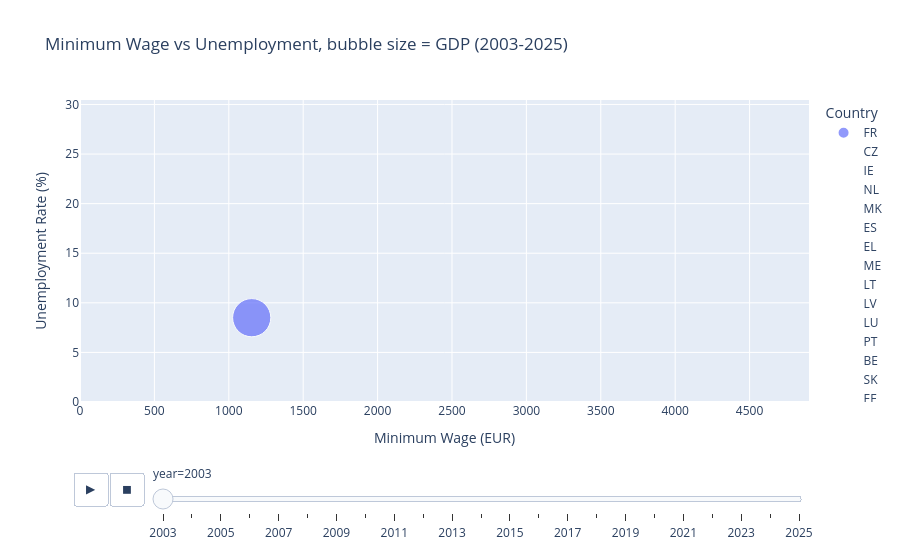

Notebook source saved alongside this figure:
### Markdown cell above
### Figure 5: Animated Bubble Chart with GDP

This animated bubble chart shows how the relationship between minimum wage and unemployment evolved over time. Each bubble represents a country-year observation, while the bubble size represents GDP. The animation highlights that many countries experienced rising minimum wages over the observed period, while unemployment rates moved less uniformly. Larger economies can also be compared with smaller ones, which makes the chart useful for identifying broad patterns and outliers.

### Code cell
plot_df = panel_gdp.copy()
plot_df = plot_df.sort_values('year')

all_combos = pd.MultiIndex.from_product(
    [plot_df['geo'].unique(), plot_df['year'].unique()],
    names=['geo', 'year']
).to_frame(index=False)

plot_full = all_combos.merge(plot_df, on=['geo', 'year'], how='left')


plot_full['gdp'] = plot_full['gdp'].fillna(0)
plot_full['min_wage_eur'] = plot_full['min_wage_eur'].fillna(0)
plot_full['unemployment_rate'] = plot_full['unemployment_rate'].fillna(0)

plot_full = plot_full.sort_values('year')
plot_full['year'] = plot_full['year'].astype(str)

fig = px.scatter(
    plot_full,
    x='min_wage_eur',
    y='unemployment_rate',
    color='geo',
    size='gdp',
    size_max=45,
    hover_name='geo',
    animation_frame='year',
    animation_group='geo',
    range_x=[0, plot_full['min_wage_eur'].max() * 1.05],
    range_y=[0, plot_full['unemployment_rate'].max() * 1.05],
    labels={
        'min_wage_eur': 'Minimum Wage (EUR)',
        'unemployment_rate': 'Unemployment Rate (%)',
        'geo': 'Country',
        'gdp': 'GDP (million EUR)'
    },
    title='Minimum Wage vs Unemployment, bubble size = GDP (2003-2025)'
)
fig.show()

### Figure 1 — Plotly figure (JSON) as saved in the notebook; plotly's stock layout.template omitted (floating-point values rounded to 4 significant figures)
{"data": [{"hovertemplate": "<b>%{hovertext}</b><br><br>Country=FR<br>year=2003<br>Minimum Wage (EUR)=%{x}<br>Unemployment Rate (%)=%{y}<br>GDP (million EUR)=%{marker.size}<extra></extra>", "hovertext": ["FR", "FR", "FR"], "ids": ["FR", "FR", "FR"], "legendgroup": "FR", "marker": {"color": "#636efa", "size": [1458000.0, 1458000.0, 1458000.0], "sizemode": "area", "sizeref": 1997.0, "symbol": "circle"}, "mode": "markers", "name": "FR", "orientation": "v", "showlegend": true, "type": "scatter", "x": [1154.0, 1154.0, 1040.0], "xaxis": "x", "y": [8.5, 8.5, 8.5], "yaxis": "y"}, {"hovertemplate": "<b>%{hovertext}</b><br><br>Country=CZ<br>year=2003<br>Minimum Wage (EUR)=%{x}<br>Unemployment Rate (%)=%{y}<br>GDP (million EUR)=%{marker.size}<extra></extra>", "hovertext": ["CZ"], "ids": ["CZ"], "legendgroup": "CZ", "marker": {"color": "#EF553B", "size": [0.0], "sizemode": "area", "sizeref": 1997.0, "symbol": "circle"}, "mode": "markers", "name": "CZ", "orientation": "v", "showlegend": true, "type": "scatter", "x": [0.0], "xaxis": "x", "y": [0.0], "yaxis": "y"}, {"hovertemplate": "<b>%{hovertext}</b><br><br>Country=IE<br>year=2003<br>Minimum Wage (EUR)=%{x}<br>Unemployment Rate (%)=%{y}<br>GDP (million EUR)=%{marker.size}<extra></extra>", "hovertext": ["IE"], "ids": ["IE"], "legendgroup": "IE", "marker": {"color": "#00cc96", "size": [0.0], "sizemode": "area", "sizeref": 1997.0, "symbol": "circle"}, "mode": "markers", "name": "IE", "orientation": "v", "showlegend": true, "type": "scatter", "x": [0.0], "xaxis": "x", "y": [0.0], "yaxis": "y"}, {"hovertemplate": "<b>%{hovertext}</b><br><br>Country=NL<br>year=2003<br>Minimum Wage (EUR)=%{x}<br>Unemployment Rate (%)=%{y}<br>GDP (million EUR)=%{marker.size}<extra></extra>", "hovertext": ["NL"], "ids": ["NL"], "legendgroup": "NL", "marker": {"color": "#ab63fa", "size": [0.0], "sizemode": "area", "sizeref": 1997.0, "symbol": "circle"}, "mode": "markers", "name": "NL", "orientation": "v", "showlegend": true, "type": "scatter", "x": [0.0], "xaxis": "x", "y": [0.0], "yaxis": "y"}, {"hovertemplate": "<b>%{hovertext}</b><br><br>Country=MK<br>year=2003<br>Minimum Wage (EUR)=%{x}<br>Unemployment Rate (%)=%{y}<br>GDP (million EUR)=%{marker.size}<extra></extra>", "hovertext": ["MK"], "ids": ["MK"], "legendgroup": "MK", "marker": {"color": "#FFA15A", "size": [0.0], "sizemode": "area", "sizeref": 1997.0, "symbol": "circle"}, "mode": "markers", "name": "MK", "orientation": "v", "showlegend": true, "type": "scatter", "x": [0.0], "xaxis": "x", "y": [0.0], "yaxis": "y"}, {"hovertemplate": "<b>%{hovertext}</b><br><br>Country=ES<br>year=2003<br>Minimum Wage (EUR)=%{x}<br>Unemployment Rate (%)=%{y}<br>GDP (million EUR)=%{marker.size}<extra></extra>", "hovertext": ["ES"], "ids": ["ES"], "legendgroup": "ES", "marker": {"color": "#19d3f3", "size": [0.0], "sizemode": "area", "sizeref": 1997.0, "symbol": "circle"}, "mode": "markers", "name": "ES", "orientation": "v", "showlegend": true, "type": "scatter", "x": [0.0], "xaxis": "x", "y": [0.0], "yaxis": "y"}, {"hovertemplate": "<b>%{hovertext}</b><br><br>Country=EL<br>year=2003<br>Minimum Wage (EUR)=%{x}<br>Unemployment Rate (%)=%{y}<br>GDP (million EUR)=%{marker.size}<extra></extra>", "hovertext": ["EL"], "ids": ["EL"], "legendgroup": "EL", "marker": {"color": "#FF6692", "size": [0.0], "sizemode": "area", "sizeref": 1997.0, "symbol": "circle"}, "mode": "markers", "name": "EL", "orientation": "v", "showlegend": true, "type": "scatter", "x": [0.0], "xaxis": "x", "y": [0.0], "yaxis": "y"}, {"hovertemplate": "<b>%{hovertext}</b><br><br>Country=ME<br>year=2003<br>Minimum Wage (EUR)=%{x}<br>Unemployment Rate (%)=%{y}<br>GDP (million EUR)=%{marker.size}<extra></extra>", "hovertext": ["ME"], "ids": ["ME"], "legendgroup": "ME", "marker": {"color": "#B6E880", "size": [0.0], "sizemode": "area", "sizeref": 1997.0, "symbol": "circle"}, "mode": "markers", "name": "ME", "orientation": "v", "showlegend": true, "type": "scatter", "x": [0.0], "xaxis": "x", "y": [0.0], "yaxis": "y"}, {"hovertemplate": "<b>%{hovertext}</b><br><br>Country=LT<br>year=2003<br>Minimum Wage (EUR)=%{x}<br>Unemployment Rate (%)=%{y}<br>GDP (million EUR)=%{marker.size}<extra></extra>", "hovertext": ["LT"], "ids": ["LT"], "legendgroup": "LT", "marker": {"color": "#FF97FF", "size": [0.0], "sizemode": "area", "sizeref": 1997.0, "symbol": "circle"}, "mode": "markers", "name": "LT", "orientation": "v", "showlegend": true, "type": "scatter", "x": [0.0], "xaxis": "x", "y": [0.0], "yaxis": "y"}, {"hovertemplate": "<b>%{hovertext}</b><br><br>Country=LV<br>year=2003<br>Minimum Wage (EUR)=%{x}<br>Unemployment Rate (%)=%{y}<br>GDP (million EUR)=%{marker.size}<extra></extra>", "hovertext": ["LV"], "ids": ["LV"], "legendgroup": "LV", "marker": {"color": "#FECB52", "size": [0.0], "sizemode": "area", "sizeref": 1997.0, "symbol": "circle"}, "mode": "markers", "name": "LV", "orientation": "v", "showlegend": true, "type": "scatter", "x": [0.0], "xaxis": "x", "y": [0.0], "yaxis": "y"}, {"hovertemplate": "<b>%{hovertext}</b><br><br>Country=LU<br>year=2003<br>Minimum Wage (EUR)=%{x}<br>Unemployment Rate (%)=%{y}<br>GDP (million EUR)=%{marker.size}<extra></extra>", "hovertext": ["LU"], "ids": ["LU"], "legendgroup": "LU", "marker": {"color": "#636efa", "size": [0.0], "sizemode": "area", "sizeref": 1997.0, "symbol": "circle"}, "mode": "markers", "name": "LU", "orientation": "v", "showlegend": true, "type": "scatter", "x": [0.0], "xaxis": "x", "y": [0.0], "yaxis": "y"}, {"hovertemplate": "<b>%{hovertext}</b><br><br>Country=PT<br>year=2003<br>Minimum Wage (EUR)=%{x}<br>Unemployment Rate (%)=%{y}<br>GDP (million EUR)=%{marker.size}<extra></extra>", "hovertext": ["PT"], "ids": ["PT"], "legendgroup": "PT", "marker": {"color": "#EF553B", "size": [0.0], "sizemode": "area", "sizeref": 1997.0, "symbol": "circle"}, "mode": "markers", "name": "PT", "orientation": "v", "showlegend": true, "type": "scatter", "x": [0.0], "xaxis": "x", "y": [0.0], "yaxis": "y"}, {"hovertemplate": "<b>%{hovertext}</b><br><br>Country=BE<br>year=2003<br>Minimum Wage (EUR)=%{x}<br>Unemployment Rate (%)=%{y}<br>GDP (million EUR)=%{marker.size}<extra></extra>", "hovertext": ["BE"], "ids": ["BE"], "legendgroup": "BE", "marker": {"color": "#00cc96", "size": [0.0], "sizemode": "area", "sizeref": 1997.0, "symbol": "circle"}, "mode": "markers", "name": "BE", "orientation": "v", "showlegend": true, "type": "scatter", "x": [0.0], "xaxis": "x", "y": [0.0], "yaxis": "y"}, {"hovertemplate": "<b>%{hovertext}</b><br><br>Country=SK<br>year=2003<br>Minimum Wage (EUR)=%{x}<br>Unemployment Rate (%)=%{y}<br>GDP (million EUR)=%{marker.size}<extra></extra>", "hovertext": ["SK"], "ids": ["SK"], "legendgroup": "SK", "marker": {"color": "#ab63fa", "size": [0.0], "sizemode": "area", "sizeref": 1997.0, "symbol": "circle"}, "mode": "markers", "name": "SK", "orientation": "v", "showlegend": true, "type": "scatter", "x": [0.0], "xaxis": "x", "y": [0.0], "yaxis": "y"}, {"hovertemplate": "<b>%{hovertext}</b><br><br>Country=EE<br>year=2003<br>Minimum Wage (EUR)=%{x}<br>Unemployment Rate (%)=%{y}<br>GDP (million EUR)=%{marker.size}<extra></extra>", "hovertext": ["EE"], "ids": ["EE"], "legendgroup": "EE", "marker": {"color": "#FFA15A", "size": [0.0], "sizemode": "area", "sizeref": 1997.0, "symbol": "circle"}, "mode": "markers", "name": "EE", "orientation": "v", "showlegend": true, "type": "scatter", "x": [0.0], "xaxis": "x", "y": [0.0], "yaxis": "y"}, {"hovertemplate": "<b>%{hovertext}</b><br><br>Country=HU<br>year=2003<br>Minimum Wage (EUR)=%{x}<br>Unemployment Rate (%)=%{y}<br>GDP (million EUR)=%{marker.size}<extra></extra>", "hovertext": ["HU"], "ids": ["HU"], "legendgroup": "HU", "marker": {"color": "#19d3f3", "size": [0.0], "sizemode": "area", "sizeref": 1997.0, "symbol": "circle"}, "mode": "markers", "name": "HU", "orientation": "v", "showlegend": true, "type": "scatter", "x": [0.0], "xaxis": "x", "y": [0.0], "yaxis": "y"}, {"hovertemplate": "<b>%{hovertext}</b><br><br>Country=TR<br>year=2003<br>Minimum Wage (EUR)=%{x}<br>Unemployment Rate (%)=%{y}<br>GDP (million EUR)=%{marker.size}<extra></extra>", "hovertext": ["TR"], "ids": ["TR"], "legendgroup": "TR", "marker": {"color": "#FF6692", "size": [0.0], "sizemode": "area", "sizeref": 1997.0, "symbol": "circle"}, "mode": "markers", "name": "TR", "orientation": "v", "showlegend": true, "type": "scatter", "x": [0.0], "xaxis": "x", "y": [0.0], "yaxis": "y"}, {"hovertemplate": "<b>%{hovertext}</b><br><br>Country=RO<br>year=2003<br>Minimum Wage (EUR)=%{x}<br>Unemployment Rate (%)=%{y}<br>GDP (million EUR)=%{marker.size}<extra></extra>", "hovertext": ["RO"], "ids": ["RO"], "legendgroup": "RO", "marker": {"color": "#B6E880", "size": [0.0], "sizemode": "area", "sizeref": 1997.0, "symbol": "circle"}, "mode": "markers", "name": "RO", "orientation": "v", "showlegend": true, "type": "scatter", "x": [0.0], "xaxis": "x", "y": [0.0], "yaxis": "y"}, {"hovertemplate": "<b>%{hovertext}</b><br><br>Country=HR<br>year=2003<br>Minimum Wage (EUR)=%{x}<br>Unemployment Rate (%)=%{y}<br>GDP (million EUR)=%{marker.size}<extra></extra>", "hovertext": ["HR"], "ids": ["HR"], "legendgroup": "HR", "marker": {"color": "#FF97FF", "size": [0.0], "sizemode": "area", "sizeref": 1997.0, "symbol": "circle"}, "mode": "markers", "name": "HR", "orientation": "v", "showlegend": true, "type": "scatter", "x": [0.0], "xaxis": "x", "y": [0.0], "yaxis": "y"}, {"hovertemplate": "<b>%{hovertext}</b><br><br>Country=CY<br>year=2003<br>Minimum Wage (EUR)=%{x}<br>Unemployment Rate (%)=%{y}<br>GDP (million EUR)=%{marker.size}<extra></extra>", "hovertext": ["CY"], "ids": ["CY"], "legendgroup": "CY", "marker": {"color": "#FECB52", "size": [0.0], "sizemode": "area", "sizeref": 1997.0, "symbol": "circle"}, "mode": "markers", "name": "CY", "orientation": "v", "showlegend": true, "type": "scatter", "x": [0.0], "xaxis": "x", "y": [0.0], "yaxis": "y"}, {"hovertemplate": "<b>%{hovertext}</b><br><br>Country=MT<br>year=2003<br>Minimum Wage (EUR)=%{x}<br>Unemployment Rate (%)=%{y}<br>GDP (million EUR)=%{marker.size}<extra></extra>", "hovertext": ["MT"], "ids": ["MT"], "legendgroup": "MT", "marker": {"color": "#636efa", "size": [0.0], "sizemode": "area", "sizeref": 1997.0, "symbol": "circle"}, "mode": "markers", "name": "MT", "orientation": "v", "showlegend": true, "type": "scatter", "x": [0.0], "xaxis": "x", "y": [0.0], "yaxis": "y"}, {"hovertemplate": "<b>%{hovertext}</b><br><br>Country=DE<br>year=2003<br>Minimum Wage (EUR)=%{x}<br>Unemployment Rate (%)=%{y}<br>GDP (million EUR)=%{marker.size}<extra></extra>", "hovertext": ["DE"], "ids": ["DE"], "legendgroup": "DE", "marker": {"color": "#EF553B", "size": [0.0], "sizemode": "area", "sizeref": 1997.0, "symbol": "circle"}, "mode": "markers", "name": "DE", "orientation": "v", "showlegend": true, "type": "scatter", "x": [0.0], "xaxis": "x", "y": [0.0], "yaxis": "y"}, {"hovertemplate": "<b>%{hovertext}</b><br><br>Country=RS<br>year=2003<br>Minimum Wage (EUR)=%{x}<br>Unemployment Rate (%)=%{y}<br>GDP (million EUR)=%{marker.size}<extra></extra>", "hovertext": ["RS"], "ids": ["RS"], "legendgroup": "RS", "marker": {"color": "#00cc96", "size": [0.0], "sizemode": "area", "sizeref": 1997.0, "symbol": "circle"}, "mode": "markers", "name": "RS", "orientation": "v", "showlegend": true, "type": "scatter", "x": [0.0], "xaxis": "x", "y": [0.0], "yaxis": "y"}, {"hovertemplate": "<b>%{hovertext}</b><br><br>Country=BG<br>year=2003<br>Minimum Wage (EUR)=%{x}<br>Unemployment Rate (%)=%{y}<br>GDP (million EUR)=%{marker.size}<extra></extra>", "hovertext": ["BG"], "ids": ["BG"], "legendgroup": "BG", "marker": {"color": "#ab63fa", "size": [0.0], "sizemode": "area", "sizeref": 1997.0, "symbol": "circle"}, "mode": "markers", "name": "BG", "orientation": "v", "showlegend": true, "type": "scatter", "x": [0.0], "xaxis": "x", "y": [0.0], "yaxis": "y"}, {"hovertemplate": "<b>%{hovertext}</b><br><br>Country=PL<br>year=2003<br>Minimum Wage (EUR)=%{x}<br>Unemployment Rate (%)=%{y}<br>GDP (million EUR)=%{marker.size}<extra></extra>", "hovertext": ["PL"], "ids": ["PL"], "legendgroup": "PL", "marker": {"color": "#FFA15A", "size": [0.0], "sizemode": "area", "sizeref": 1997.0, "symbol": "circle"}, "mode": "markers", "name": "PL", "orientation": "v", "showlegend": true, "type": "scatter", "x": [0.0], "xaxis": "x", "y": [0.0], "yaxis": "y"}, {"hovertemplate": "<b>%{hovertext}</b><br><br>Country=SI<br>year=2003<br>Minimum Wage (EUR)=%{x}<br>Unemployment Rate (%)=%{y}<br>GDP (million EUR)=%{marker.size}<extra></extra>", "hovertext": ["SI"], "ids": ["SI"], "legendgroup": "SI", "marker": {"color": "#19d3f3", "size": [0.0], "sizemode": "area", "sizeref": 1997.0, "symbol": "circle"}, "mode": "markers", "name": "SI", "orientation": "v", "showlegend": true, "type": "scatter", "x": [0.0], "xaxis": "x", "y": [0.0], "yaxis": "y"}], "layout": {"legend": {"itemsizing": "constant", "title": {"text": "Country"}, "tracegroupgap": 0}, "sliders": [{"active": 0, "currentvalue": {"prefix": "year="}, "len": 0.9, "pad": {"b": 10, "t": 60}, "steps": [{"args": [["2003"], {"frame": {"duration": 0, "redraw": false}, "fromcurrent": true, "mode": "immediate", "transition": {"duration": 0, "easing": "linear"}}], "label": "2003", "method": "animate"}, {"args": [["2004"], {"frame": {"duration": 0, "redraw": false}, "fromcurrent": true, "mode": "immediate", "transition": {"duration": 0, "easing": "linear"}}], "label": "2004", "method": "animate"}, {"args": [["2005"], {"frame": {"duration": 0, "redraw": false}, "fromcurrent": true, "mode": "immediate", "transition": {"duration": 0, "easing": "linear"}}], "label": "2005", "method": "animate"}, {"args": [["2006"], {"frame": {"duration": 0, "redraw": false}, "fromcurrent": true, "mode": "immediate", "transition": {"duration": 0, "easing": "linear"}}], "label": "2006", "method": "animate"}, {"args": [["2007"], {"frame": {"duration": 0, "redraw": false}, "fromcurrent": true, "mode": "immediate", "transition": {"duration": 0, "easing": "linear"}}], "label": "2007", "method": "animate"}, {"args": [["2008"], {"frame": {"duration": 0, "redraw": false}, "fromcurrent": true, "mode": "immediate", "transition": {"duration": 0, "easing": "linear"}}], "label": "2008", "method": "animate"}, {"args": [["2009"], {"frame": {"duration": 0, "redraw": false}, "fromcurrent": true, "mode": "immediate", "transition": {"duration": 0, "easing": "linear"}}], "label": "2009", "method": "animate"}, {"args": [["2010"], {"frame": {"duration": 0, "redraw": false}, "fromcurrent": true, "mode": "immediate", "transition": {"duration": 0, "easing": "linear"}}], "label": "2010", "method": "animate"}, {"args": [["2011"], {"frame": {"duration": 0, "redraw": false}, "fromcurrent": true, "mode": "immediate", "transition": {"duration": 0, "easing": "linear"}}], "label": "2011", "method": "animate"}, {"args": [["2012"], {"frame": {"duration": 0, "redraw": false}, "fromcurrent": true, "mode": "immediate", "transition": {"duration": 0, "easing": "linear"}}], "label": "2012", "method": "animate"}, {"args": [["2013"], {"frame": {"duration": 0, "redraw": false}, "fromcurrent": true, "mode": "immediate", "transition": {"duration": 0, "easing": "linear"}}], "label": "2013", "method": "animate"}, {"args": [["2014"], {"frame": {"duration": 0, "redraw": false}, "fromcurrent": true, "mode": "immediate", "transition": {"duration": 0, "easing": "linear"}}], "label": "2014", "method": "animate"}, {"args": [["2015"], {"frame": {"duration": 0, "redraw": false}, "fromcurrent": true, "mode": "immediate", "transition": {"duration": 0, "easing": "linear"}}], "label": "2015", "method": "animate"}, {"args": [["2016"], {"frame": {"duration": 0, "redraw": false}, "fromcurrent": true, "mode": "immediate", "transition": {"duration": 0, "easing": "linear"}}], "label": "2016", "method": "animate"}, {"args": [["2017"], {"frame": {"duration": 0, "redraw": false}, "fromcurrent": true, "mode": "immediate", "transition": {"duration": 0, "easing": "linear"}}], "label": "2017", "method": "animate"}, {"args": [["2018"], {"frame": {"duration": 0, "redraw": false}, "fromcurrent": true, "mode": "immediate", "transition": {"duration": 0, "easing": "linear"}}], "label": "2018", "method": "animate"}, {"args": [["2019"], {"frame": {"duration": 0, "redraw": false}, "fromcurrent": true, "mode": "immediate", "transition": {"duration": 0, "easing": "linear"}}], "label": "2019", "method": "animate"}, {"args": [["2020"], {"frame": {"duration": 0, "redraw": false}, "fromcurrent": true, "mode": "immediate", "transition": {"duration": 0, "easing": "linear"}}], "label": "2020", "method": "animate"}, {"args": [["2021"], {"frame": {"duration": 0, "redraw": false}, "fromcurrent": true, "mode": "immediate", "transition": {"duration": 0, "easing": "linear"}}], "label": "2021", "method": "animate"}, {"args": [["2022"], {"frame": {"duration": 0, "redraw": false}, "fromcurrent": true, "mode": "immediate", "transition": {"duration": 0, "easing": "linear"}}], "label": "2022", "method": "animate"}, {"args": [["2023"], {"frame": {"duration": 0, "redraw": false}, "fromcurrent": true, "mode": "immediate", "transition": {"duration": 0, "easing": "linear"}}], "label": "2023", "method": "animate"}, {"args": [["2024"], {"frame": {"duration": 0, "redraw": false}, "fromcurrent": true, "mode": "immediate", "transition": {"duration": 0, "easing": "linear"}}], "label": "2024", "method": "animate"}, {"args": [["2025"], {"frame": {"duration": 0, "redraw": false}, "fromcurrent": true, "mode": "immediate", "transition": {"duration": 0, "easing": "linear"}}], "label": "2025", "method": "animate"}], "x": 0.1, "xanchor": "left", "y": 0, "yanchor": "top"}], "title": {"text": "Minimum Wage vs Unemployment, bubble size = GDP (2003-2025)"}, "updatemenus": [{"buttons": [{"args": [null, {"frame": {"duration": 500, "redraw": false}, "fromcurrent": true, "mode": "immediate", "transition": {"duration": 500, "easing": "linear"}}], "label": "&#9654;", "method": "animate"}, {"args": [[null], {"frame": {"duration": 0, "redraw": false}, "fromcurrent": true, "mode": "immediate", "transition": {"duration": 0, "easing": "linear"}}], "label": "&#9724;", "method": "animate"}], "direction": "left", "pad": {"r": 10, "t": 70}, "showactive": false, "type": "buttons", "x": 0.1, "xanchor": "right", "y": 0, "yanchor": "top"}], "xaxis": {"anchor": "y", "domain": [0, 1], "range": [0, 4899.0], "title": {"text": "Minimum Wage (EUR)"}}, "yaxis": {"anchor": "x", "domain": [0, 1], "range": [0, 30.45], "title": {"text": "Unemployment Rate (%)"}}}}
